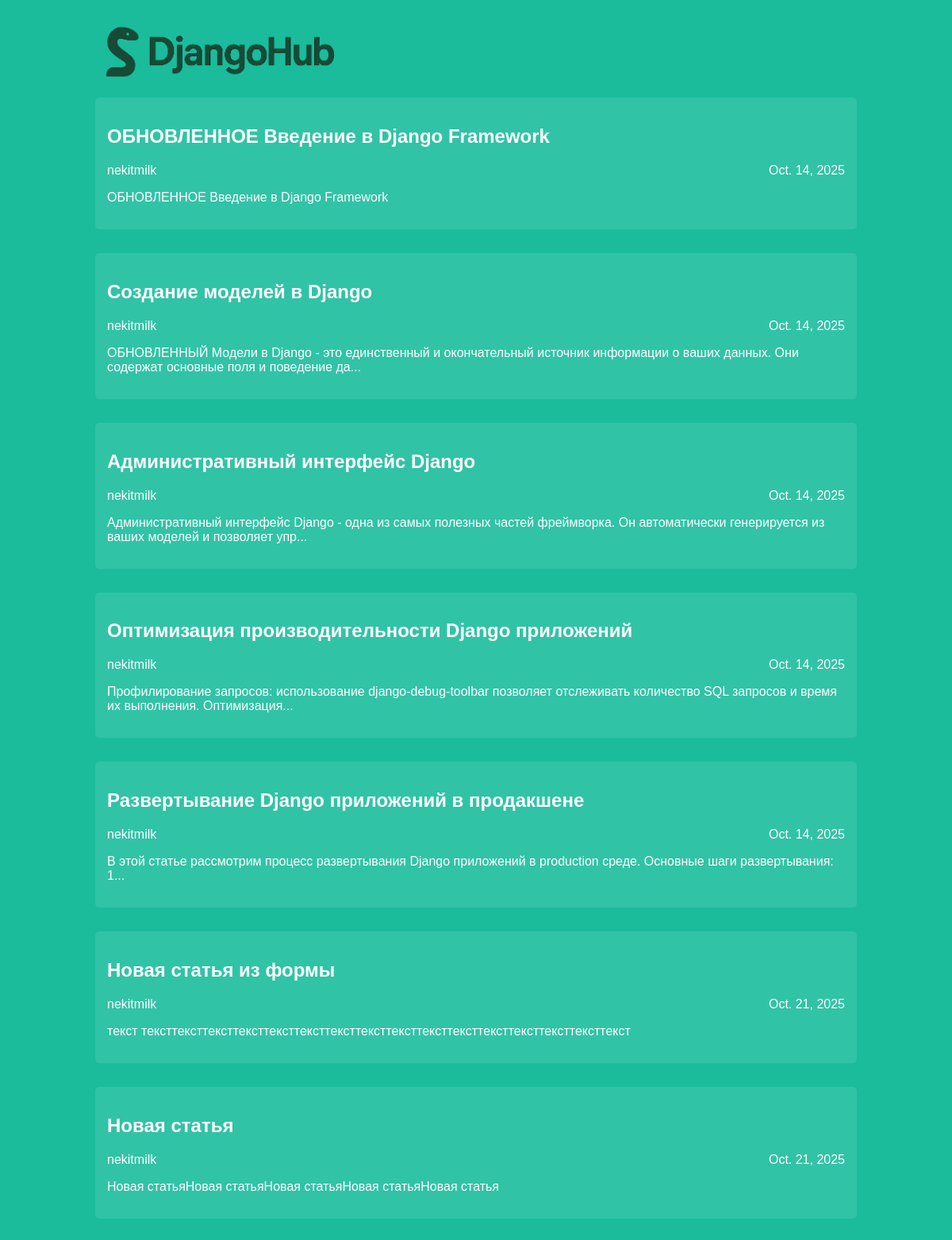
The app's page /articles/ with its own data.
### articles/models.py (models this page shows, shortened)
class Article(models.Model):
    title = models.CharField(max_length=200)
    author = models.ForeignKey(User, on_delete=models.CASCADE)
    text = models.TextField()
    created_date = models.DateField(auto_now_add=True)
    def get_excerpt(self):
        return self.text[:140] + "..." if len(self.text) > 140 else self.text

### articles/views.py (the view)
# urls.py: path('articles/', views.archive, name='archive'),
def archive(request):
    return render(request, 'archive.html', {"posts": Article.objects.all()})

### articles/templates/archive.html (shortened to what this page needs)
<!DOCTYPE html>
<html>
<head>
    {% load static %}
    <link rel="stylesheet" href="{% static 'css/article.css' %}">
</head>
<body class="archive">
    <div class="header">
        <div class="header-content">
            <img src="{% static 'img/logo_v2.png' %}" alt="собеседование">
        </div>
    </div>
    <div class="archive">
        {% for post in posts %}
            <div class="one-post">
                <h2 class="post-title">
                    <a href="{% url 'get_article' article_id=post.id %}">
                        {{ post.title }}
                    </a>
                </h2>
                <div class="article-info">
                    <div class="article-author">{{ post.author.username }}</div>
                    <div class="article-created-date">{{ post.created_date }}</div>
                </div>
                <p class="article-text">{{ post.get_excerpt }}</p>
            </div>
        {% endfor %}
    </div>
</body>
</html>

### articles/static/css/article.css (style rules this page uses)
body { background: #1abc9c; font-family: Tahoma, Arial, sans-serif; color: #ffffff; }
.header img { display: block; width: 318px; margin-left: auto; margin-right: auto; }
.header-content { display: flex; justify-content: space-between; align-items: center; width: 960px; margin: 0 auto; padding: 20px 0; }
.header-content img { display: block; width: 318px; margin: 0; }
.archive { width: 960px; margin-left: auto; margin-right: auto; }
.archive .post-title a { color: #ffffff; text-decoration: none; }
.archive .article-author { width: 50%; float: left; }
.archive .article-created-date { text-align: right; }
.archive .one-post { margin-bottom: 30px; padding: 15px; background: rgba(255, 255, 255, 0.1); border-radius: 5px; }

### records on screen
Article: title "ОБНОВЛЕННОЕ Введение в Django Framework", author.username "nekitmilk", created_date "Oct. 14, 2025", get_excerpt "ОБНОВЛЕННОЕ Введение в Django Framework"
Article: title "Создание моделей в Django", author.username "nekitmilk", created_date "Oct. 14, 2025", get_excerpt "ОБНОВЛЕННЫЙ Модели в Django - это единственный и окончательный источник информации о ваших данных. Они содержат основные поля и поведение да..."
Article: title "Административный интерфейс Django", author.username "nekitmilk", created_date "Oct. 14, 2025", get_excerpt "Административный интерфейс Django - одна из самых полезных частей фреймворка. Он автоматически генерируется из ваших моделей и позволяет упр..."
Article: title "Оптимизация производительности Django приложений", author.username "nekitmilk", created_date "Oct. 14, 2025", get_excerpt "Профилирование запросов: использование django-debug-toolbar позволяет отслеживать количество SQL запросов и время их выполнения. Оптимизация..."
Article: title "Развертывание Django приложений в продакшене", author.username "nekitmilk", created_date "Oct. 14, 2025", get_excerpt "В этой статье рассмотрим процесс развертывания Django приложений в production среде. Основные шаги развертывания: 1..."
Article: title "Новая статья из формы", author.username "nekitmilk", created_date "Oct. 21, 2025", get_excerpt "текст тексттексттексттексттексттексттексттексттексттексттексттексттексттексттексттекст"
Article: title "Новая статья", author.username "nekitmilk", created_date "Oct. 21, 2025", get_excerpt "Новая статьяНовая статьяНовая статьяНовая статьяНовая статья"
